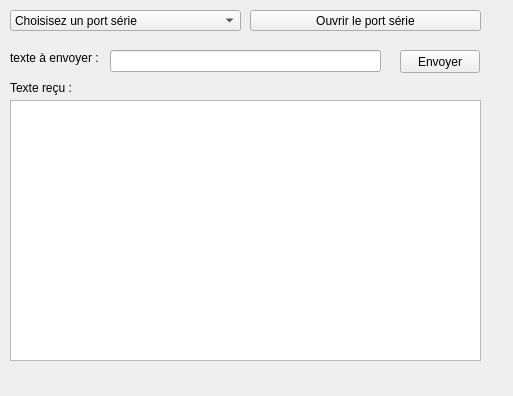
<?xml version="1.0" encoding="UTF-8"?>
<ui version="4.0">
 <class>Widget</class>
 <widget class="QWidget" name="Widget">
  <property name="geometry">
   <rect>
    <x>0</x>
    <y>0</y>
    <width>513</width>
    <height>396</height>
   </rect>
  </property>
  <property name="windowTitle">
   <string>Widget</string>
  </property>
  <widget class="QPushButton" name="pushButtonOuvrirPort">
   <property name="geometry">
    <rect>
     <x>250</x>
     <y>10</y>
     <width>231</width>
     <height>21</height>
    </rect>
   </property>
   <property name="text">
    <string>Ouvrir le port série</string>
   </property>
  </widget>
  <widget class="QPushButton" name="pushButtonEnvoyai">
   <property name="geometry">
    <rect>
     <x>400</x>
     <y>50</y>
     <width>80</width>
     <height>23</height>
    </rect>
   </property>
   <property name="text">
    <string>Envoyer</string>
   </property>
  </widget>
  <widget class="QComboBox" name="comboBoxChoixSerie">
   <property name="geometry">
    <rect>
     <x>10</x>
     <y>10</y>
     <width>231</width>
     <height>21</height>
    </rect>
   </property>
   <item>
    <property name="text">
     <string>Choisisez un port série</string>
    </property>
   </item>
  </widget>
  <widget class="QLabel" name="label">
   <property name="geometry">
    <rect>
     <x>10</x>
     <y>50</y>
     <width>101</width>
     <height>16</height>
    </rect>
   </property>
   <property name="text">
    <string>texte à envoyer :</string>
   </property>
  </widget>
  <widget class="QLabel" name="label_2">
   <property name="geometry">
    <rect>
     <x>10</x>
     <y>80</y>
     <width>71</width>
     <height>16</height>
    </rect>
   </property>
   <property name="text">
    <string>Texte reçu :</string>
   </property>
  </widget>
  <widget class="QLineEdit" name="lineEditTextEnvoyer">
   <property name="geometry">
    <rect>
     <x>110</x>
     <y>50</y>
     <width>271</width>
     <height>22</height>
    </rect>
   </property>
  </widget>
  <widget class="QTextEdit" name="textEditRecu">
   <property name="geometry">
    <rect>
     <x>10</x>
     <y>100</y>
     <width>471</width>
     <height>261</height>
    </rect>
   </property>
  </widget>
 </widget>
 <resources/>
 <connections/>
</ui>
